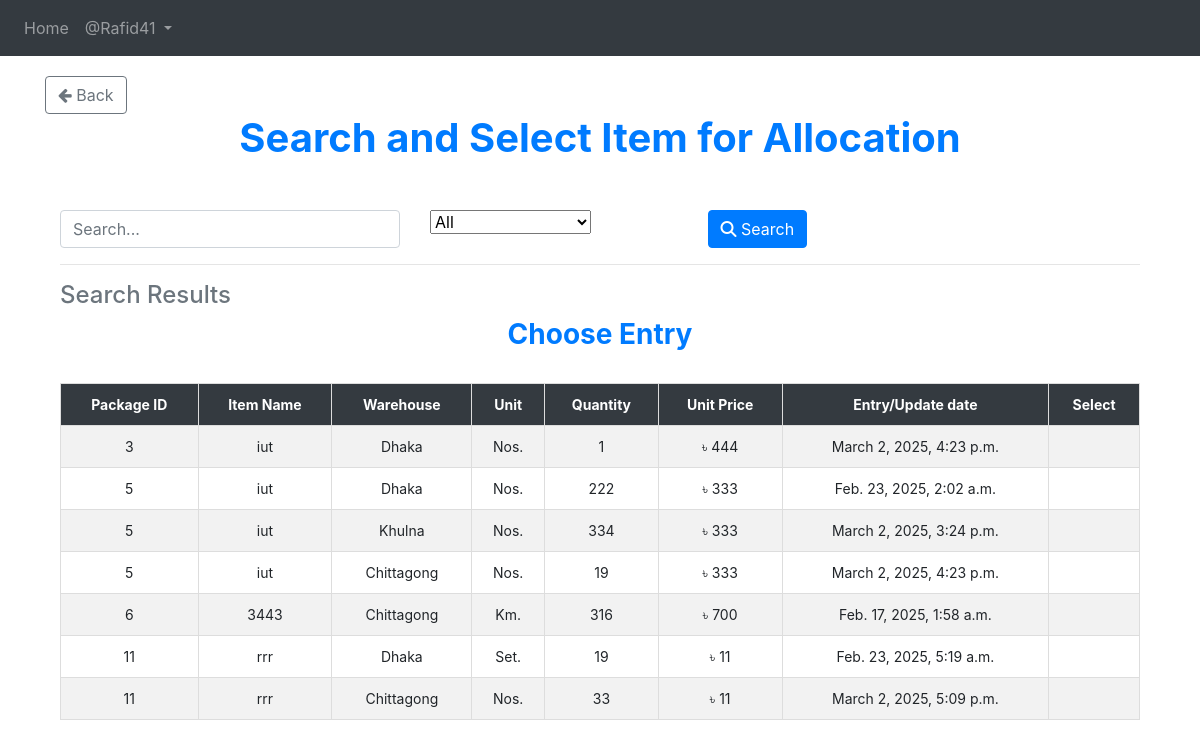
Screenshot of /allocation/Search_and_Select/ (signed in) with the database file from the repository.
### App_Entry/models.py (models this page shows, shortened)
class Item(models.Model):
    WAREHOUSE_CHOICES = [
        ("Dhaka", "Dhaka"),
        ("Khulna", "Khulna"),
        ("Chittagong", "Chittagong"),
    ]
    UNIT_CHOICES = [
        ("Nos.", "Nos."),
        ("Mtr.", "Mtr."),
        ("Km.", "Km."),
        ("Set.", "Set."),
        ("Pair.", "Pair."),
    ]
    name = models.CharField(max_length=255)
    description = models.TextField(blank=True, null=True)
    warehouse = models.CharField(
        max_length=50, choices=WAREHOUSE_CHOICES, default="Dhaka"
    )
    unit_of_item = models.CharField(
        max_length=10, choices=UNIT_CHOICES, default="Nos."
    )  # Updated field
    unit_price = models.BigIntegerField(default=0)
    quantity_of_item = models.BigIntegerField(default=0)
    package = models.ForeignKey(
        Package,
        on_delete=models.SET_NULL,
        related_name="package_of_item",
        null=True,
    )
    created_at = models.DateTimeField(auto_now_add=True)

class Package(models.Model):
    packageId = models.BigIntegerField(unique=True)

### App_Allocation/views.py (the view, shortened to what this page needs)
# urls.py: path('Search_and_Select/', views.Search_and_Select, name='Search_and_Select'),
@login_required
def Search_and_Select(request):
    query = request.GET.get("query", "").strip()  # Strip leading/trailing whitespaces from query input
    filter_by = request.GET.get("filter_by", "All")
    date_filter = request.GET.get("date", "")
    items = Item.objects.all()
    if filter_by == "Entry/Update date" and date_filter:
        try:
            date_obj = datetime.strptime(date_filter, "%Y-%m-%d")
            items = items.filter(created_at__date=date_obj.date())
        except ValueError:
            pass  # If the date format is invalid, ignore the filter
    items = items.order_by("package__packageId")
    return render(
        request,
        "App_Allocation/Search_and_Select.html",
        {
            "items": items,
            "query": query,
            "filter_by": filter_by,
            "date_filter": date_filter,
        },
    )

### templates/App_Allocation/Search_and_Select.html (shortened to what this page needs)
{% extends 'base.html' %}
{% load crispy_forms_tags %}
{% load static %}
{% block body_block %}
<a href="{% url 'App_Allocation:allocation_page' %}" class="btn btn-outline-secondary">
    <i class="fa fa-arrow-left"></i> Back
</a>
<center><h1 class="fw-bold text-primary"><b> Search and Select Item for Allocation </b></h1></center>
<div class="container mt-4">
    <br>
    <form method="GET" action="{% url 'App_Allocation:Search_and_Select'%}" class="row g-3">
        <div class="col-md-4">
            <input type="text" name="query" id="searchQuery" class="form-control" placeholder="Search..." value="{{ query }}">
        </div>
        <div class="col-md-3">
            <select name="filter_by" id="filterDropdown" class="form-select" onchange="toggleInputFields()">
                <option value="All" {% if filter_by == "All" %}selected{% endif %}>All</option>
            </select>
        </div>
        <div class="col-md-2">
            <button type="submit" class="btn btn-primary"><i class="fas fa-search"></i> Search</button>
        </div>
    </form>
    <hr>
    <h4 class="text-secondary">Search Results</h4>
    <div class="table-responsive">
        <h3 class="text-center text-primary"><b>Choose Entry</b></h3>
        <br>
        <table class="table table-bordered table-striped table-hover">
            <thead class="table-dark sticky-top">
                <tr>
                    <th>Package ID</th>
                    <th>Item Name</th>
                    <th>Warehouse</th>
                    <th>Unit</th>
                    <th>Quantity</th>
                    <th>Unit Price</th>
                    <th>Entry/Update date</th>
                    <th>Select</th>
                </tr>
            </thead>
            <tbody>
                {% if items %}
                    {% for item in items %}
                    <tr class="selectable-row">
                        <td>{{ item.package.packageId }}</td>
                        <td>{{ item.name }}</td>
                        <td>{{ item.warehouse }}</td>
                        <td>{{ item.unit_of_item }}</td>
                        <td>{{ item.quantity_of_item }}</td>
                        <td>৳ {{ item.unit_price }}</td>
                        <td>{{ item.created_at }}</td>
                        <td>
                        </td>
                    </tr>
                    {% endfor %}
                {% else %}
                    <tr>
                        <td colspan="8" class="text-center text-danger">No matching data found</td>
                    </tr>
                {% endif %}
            </tbody>
        </table>
    </div>
</div>
{% endblock %}

### templates/base.html (shortened to what this page needs)
<!DOCTYPE html>
<html lang="en">
    <head>
        <link
            rel="stylesheet"
            href="https://maxcdn.bootstrapcdn.com/bootstrap/4.4.1/css/bootstrap.min.css"
        />
        <link rel="stylesheet" href="https://cdnjs.cloudflare.com/ajax/libs/font-awesome/6.4.2/css/all.min.css">
        <link
            href="https://maxcdn.bootstrapcdn.com/font-awesome/4.7.0/css/font-awesome.min.css"
            rel="stylesheet"
        />
        <link
            href="https://cdnjs.cloudflare.com/ajax/libs/bootstrap-datetimepicker/4.17.47/css/bootstrap-datetimepicker.min.css"
            rel="stylesheet"
        />
        <link
            rel="stylesheet"
            href="//code.jquery.com/ui/1.12.1/themes/base/jquery-ui.css"
        />
        <link
            rel="stylesheet"
            href="https://cdn.jsdelivr.net/npm/flatpickr/dist/flatpickr.min.css"
        />
    </head>
    <body>
        <nav class="navbar navbar-expand-sm bg-dark navbar-dark">
            <ul class="navbar-nav">
                {% if user.is_authenticated %}
                <li class="nav-item-active">
                    <a class="nav-link" href="{% url 'App_Home:home_page' %}">
                        Home
                    </a>
                </li>
                {%endif%}
                {% if user.is_authenticated %}
                <div clas="nav-item dropdown">
                    <a
                        class="nav-link dropdown-toggle"
                        href="#"
                        id="navbardrop"
                        data-toggle="dropdown"
                    >
                        @{{user.username}}
                    </a>
                </div>
                {% endif %}
            </ul>
        </nav>
        <div class="container" style="padding-top: 20px">
            {% block body_block %} {% endblock %}
        </div>
    </body>
</html>

### rows the page displays
Item: package.packageId "3", name "iut", warehouse "Dhaka", unit_of_item "Nos.", quantity_of_item "1", unit_price "444", created_at "March 2, 2025, 4:23 p.m."
Item: package.packageId "5", name "iut", warehouse "Dhaka", unit_of_item "Nos.", quantity_of_item "222", unit_price "333", created_at "Feb. 23, 2025, 2:02 a.m."
Item: package.packageId "5", name "iut", warehouse "Khulna", unit_of_item "Nos.", quantity_of_item "334", unit_price "333", created_at "March 2, 2025, 3:24 p.m."
Item: package.packageId "5", name "iut", warehouse "Chittagong", unit_of_item "Nos.", quantity_of_item "19", unit_price "333", created_at "March 2, 2025, 4:23 p.m."
Item: package.packageId "6", name "3443", warehouse "Chittagong", unit_of_item "Km.", quantity_of_item "316", unit_price "700", created_at "Feb. 17, 2025, 1:58 a.m."
Item: package.packageId "11", name "rrr", warehouse "Dhaka", unit_of_item "Set.", quantity_of_item "19", unit_price "11", created_at "Feb. 23, 2025, 5:19 a.m."
Item: package.packageId "11", name "rrr", warehouse "Chittagong", unit_of_item "Nos.", quantity_of_item "33", unit_price "11", created_at "March 2, 2025, 5:09 p.m."

### other values shown
{{ user.username }} "Rafid41"
